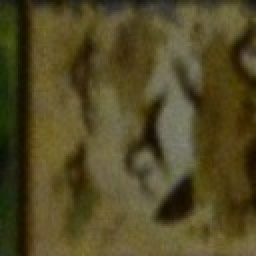
#> input picture KD_Data_Easy/board_10/tile_1_2.jpg, 128 x 128 px, found by its file name (shown 2 times larger)
$ python main.py
#> lines starting #> are read from the running program, lines starting #| are printed output that depends on the picture
### feature_extraction.py
import csv
import os

import cv2 as cv
import matplotlib.pyplot as plt
import numpy as np


# [141 lines left out: functions extrac_hsv_histogram, process_all_tiles, not called in this run]


def draw_histogram(ax, hist, colors, title, labels):
    """
    Tegner et histogram med markering af den højeste søjle!
    """

    # Tegn alle søjler

    ax.bar(range(len(hist)), hist, color=colors, edgecolor="white", linewidth=0.5)
    ax.set_title(title)
    ax.set_xticks(range(len(hist)))
    ax.set_xticklabels(labels, fontsize=7)
    ax.set_ylabel("Normaliseret frekvens")

    # Find og marker den højeste søjle med fed kant og værdi

    max_idx = np.argmax(hist)
    ax.bar(
        max_idx, hist[max_idx], color=colors[max_idx], edgecolor="black", linewidth=1.5
    )
    ax.text(
        max_idx,
        hist[max_idx] + 0.02,
        f"{hist[max_idx]:.2f}",
        ha="center",
        fontsize=9,
        fontweight="bold",
    )


def visualize_tile_and_histogram(tile_path):
    """
    Viser tile-billedet og dets HSV-histogram side om side
    for at se sammenhængen mellem billede og Histogram.
    """
#> called with tile_path = 'KD_tiles/board_53/tile_1_2.jpg'

    # Indlæs billedet fra stien

    tile = cv.imread(tile_path)
#> tile is the input picture: shape (128, 128, 3); mean B, G, R 37, 73.1, 81.9
    if tile is None:
        print("Can not read:", tile_path)
        return

    hsv = cv.cvtColor(tile, cv.COLOR_BGR2HSV)
#> hsv: shape (128, 128, 3); mean H, S, V 24.7, 151.8, 82.6

    tile_rgb = cv.cvtColor(tile, cv.COLOR_BGR2RGB)

    # Beregn og normaliser histogrammerne

    h_hist = cv.normalize(cv.calcHist([hsv], [0], None, [10], [0, 179]), None).flatten()
#> h_hist = [0.0122, 0.999, 0.0499, 0.00013, 0, 0, 0, 0, 0, 0]
    s_hist = cv.normalize(cv.calcHist([hsv], [1], None, [5], [0, 256]), None).flatten()
#> s_hist = [0.0518, 0.283, 0.704, 0.553, 0.339]
    v_hist = cv.normalize(cv.calcHist([hsv], [2], None, [5], [0, 256]), None).flatten()
#> v_hist = [0.243, 0.842, 0.481, 0, 0]

    hue_colors = [
        "#FF4444",
        "#FF8800",
        "#AACC00",
        "#44BB00",
        "#00AA88",
        "#0088FF",
        "#4444FF",
        "#8800FF",
        "#CC0088",
        "#FF4444",
    ]
    sat_colors = ["#BBBBBB", "#8899BB", "#4477BB", "#1144AA", "#001188"]
    val_colors = ["#111111", "#555555", "#999999", "#CCCCCC", "#FFFFFF"]

    # Labels til x-akserne

    hue_labels = [
        "rød",
        "org",
        "gul\ngrøn",
        "grøn",
        "cyan",
        "blå",
        "mørk\nblå",
        "lilla",
        "pink",
        "rød",
    ]
    sat_labels = ["grå\nmat", "lav", "middel", "høj", "stærk\nfarve"]
    val_labels = ["meget\nmørk", "mørk", "middel", "lys", "meget\nlys"]

    # Lav et vindue med 4 plots side om side 1 tile-billede + 3 histogrammer
    fig, axes = plt.subplots(1, 4, figsize=(16, 4))

    # Sæt filnavnet som titel øverst på vinduet
    fig.suptitle(os.path.basename(tile_path), fontsize=13)

    # Vis selve tile-billedet som første plot

    axes[0].imshow(tile_rgb)
    axes[0].set_title("Tile")
    axes[0].axis("off")

    # Tegn de tre histogrammer med hjælpefunktionen

    draw_histogram(axes[1], h_hist, hue_colors, "Hue",hue_labels)
#> in draw_histogram, `max_idx = np.argmax(hist)`: max_idx = 1
    draw_histogram(axes[2], s_hist, sat_colors, "Saturation", sat_labels)
    draw_histogram(axes[3], v_hist, val_colors, "Value", val_labels)

    plt.tight_layout()
    plt.show()
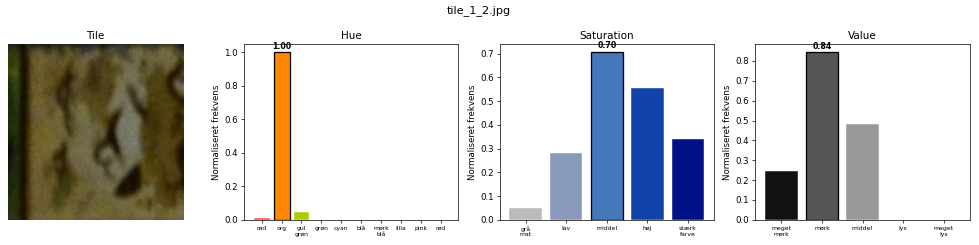
#> figure drawn by matplotlib, 4 panels; panel 2: tallest bar 0.999 high, from x = 0.6 to 1.4; panel 3: tallest bar 0.704 high, from x = 1.6 to 2.4; panel 4: tallest bar 0.842 high, from x = 0.6 to 1.4
#> call 2 of visualize_tile_and_histogram, with tile_path = 'KD_tiles/board_29/tile_4_3.jpg'
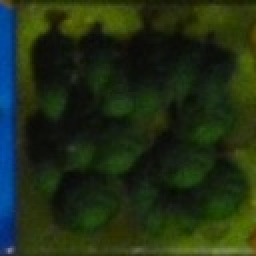
#> input picture KD_Data_Easy/board_3/tile_4_3.jpg, 128 x 128 px, found by its file name (shown 2 times larger)
#> in visualize_tile_and_histogram, tile is the input picture: shape (128, 128, 3); mean B, G, R 21.6, 45.7, 31.3
#> in visualize_tile_and_histogram (call 2), `hsv = cv.cvtColor(tile, cv.COLOR_BGR2HSV)`: hsv: shape (128, 128, 3); mean H, S, V 48.4, 164, 50
#> in visualize_tile_and_histogram (call 2), `h_hist = cv.normalize(cv.calcHist([hsv], [0], None, [10], [0, 179]), N..`: h_hist = [0.00146, 0.188, 0.968, 0.141, 0.0129, 0.0822, 0.0161, 0, 0, 0.000517]
#> in visualize_tile_and_histogram (call 2), `s_hist = cv.normalize(cv.calcHist([hsv], [1], None, [5], [0, 256]), No..`: s_hist = [0.0395, 0.296, 0.464, 0.646, 0.527]
#> in visualize_tile_and_histogram (call 2), `v_hist = cv.normalize(cv.calcHist([hsv], [2], None, [5], [0, 256]), No..`: v_hist = [0.897, 0.437, 0.0632, 0.0316, 0]
#> in visualize_tile_and_histogram (call 2), `plt.show()`:
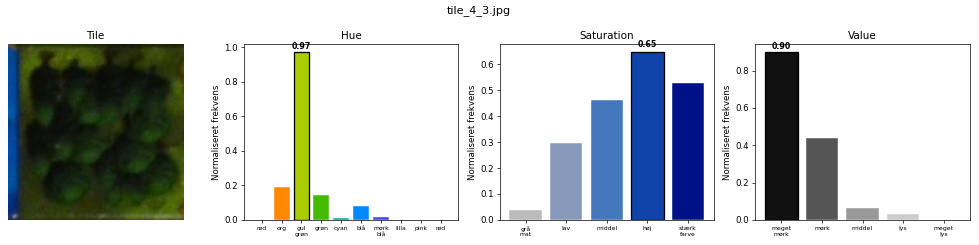
#> figure drawn by matplotlib, 4 panels; panel 2: tallest bar 0.968 high, from x = 1.6 to 2.4; panel 3: tallest bar 0.646 high, from x = 2.6 to 3.4; panel 4: tallest bar 0.897 high, from x = -0.4 to 0.4

### svm_final_test.py
import pandas as pd
from sklearn.svm import SVC
from sklearn.metrics import classification_report, confusion_matrix, accuracy_score
from sklearn.preprocessing import StandardScaler
import matplotlib.pyplot as plt
from sklearn.metrics import ConfusionMatrixDisplay
# -------------------------
# 1. Define test boards
# -------------------------
TEST_BOARDS = {
    "board_1","board_5","board_19","board_23",
    "board_25","board_29","board_35","board_39",
    "board_49","board_53","board_67","board_70"
}

def test_svm_classifier(feature_csv="predictions_per_tile.csv"):

    # -------------------------
    # 2. Load data
    # -------------------------
#> called with feature_csv = 'predictions_per_tile.csv'
    df = pd.read_csv(feature_csv)
#> (reads predictions_per_tile.csv from the repository)

    # -------------------------
    # 3. Split data
    # -------------------------
    train_df = df[~df["board_name"].isin(TEST_BOARDS)]
    test_df  = df[df["board_name"].isin(TEST_BOARDS)]

    # -------------------------
    # 4. Features / labels
    # -------------------------
    X_train = train_df.drop(columns=["board_name","tile_file","label","crowns"])
    y_train = train_df["label"]

    X_test = test_df.drop(columns=["board_name","tile_file","label","crowns"])
    y_test = test_df["label"]

    # -------------------------
    # 5. Scaling
    # -------------------------
    scaler = StandardScaler()
    X_train = scaler.fit_transform(X_train)
    X_test  = scaler.transform(X_test)

    # -------------------------
    # 6. Train final model
    # (med dine bedste parametre)
    # -------------------------
    model = SVC(kernel="rbf", C=10, gamma="scale")
    model.fit(X_train, y_train)

    # -------------------------
    # 7. Predict
    # -------------------------
    y_pred = model.predict(X_test)

    # -------------------------
    # 8. Evaluation
    # -------------------------
    print("\n=== Test Accuracy ===")
    print(accuracy_score(y_test, y_pred))

    print("\n=== Classification Report ===")
    print(classification_report(y_test, y_pred))

    cm = confusion_matrix(y_test, y_pred)

    # -------------------------
    # 9. Plot confusion matrix
    # -------------------------

    labels = sorted(y_test.unique())  # dine terrain classes

    disp = ConfusionMatrixDisplay(confusion_matrix=cm, display_labels=labels)
    disp.plot(xticks_rotation=45)

    plt.title("Confusion Matrix - Final Test Set")
    plt.show()
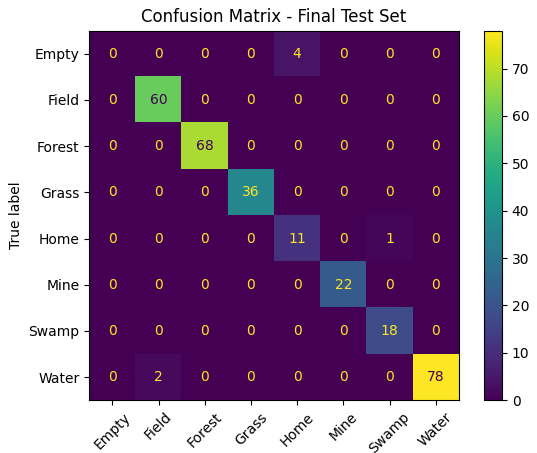
#> figure drawn by matplotlib, 2 panels

### create_crown_detection_results.py
"""
Modul: Kronedetektion ved hjælp af Template Matching og Hyperparameter Tuning.

Dette modul tæller kongekroner på en tile vha. HSV-templates.
Inkluderer 5-Fold Cross-Validation for at optimere tærskelværdi (threshold) og overlap i NMS.
"""

import os
from pathlib import Path

import cv2
import numpy as np
import pandas as pd

from create_templates import apply_nms

# Definer de spilleplader, der sorteres fra til test-sættet (Hold-out sæt)
TEST_BOARDS = {
    "board_1", "board_19", "board_23", "board_25", "board_29",
    "board_35", "board_39", "board_49", "board_53", "board_67", "board_67",
    "board_70",
}

# Opdel efter de 5 Fold-grupperinger til Cross-Validation
FOLD_MAPPING = {
    "board_4": 0,
    "board_8": 0,
    "board_20": 0,
    "board_24": 0,
    "board_34": 0,
    "board_38": 0,
    "board_42": 0,
    "board_46": 0,
    "board_48": 0,
    "board_52": 0,
    "board_65": 0,
    "board_72": 0,
    "board_2": 1,
    "board_6": 1,
    "board_18": 1,
    "board_22": 1,
    "board_28": 1,
    "board_32": 1,
    "board_36": 1,
    "board_40": 1,
    "board_51": 1,
    "board_55": 1,
    "board_58": 1,
    "board_62": 1,
    "board_10": 2,
    "board_14": 2,
    "board_11": 2,
    "board_15": 2,
    "board_26": 2,
    "board_30": 2,
    "board_41": 2,
    "board_44": 2,
    "board_57": 2,
    "board_61": 2,
    "board_64": 2,
    "board_68": 2,
    "board_3": 3,
    "board_7": 3,
    "board_17": 3,
    "board_21": 3,
    "board_27": 3,
    "board_31": 3,
    "board_43": 3,
    "board_47": 3,
    "board_50": 3,
    "board_54": 3,
    "board_59": 3,
    "board_63": 3,
    "board_9": 4,
    "board_13": 4,
    "board_12": 4,
    "board_16": 4,
    "board_33": 4,
    "board_37": 4,
    "board_45": 4,
    "board_56": 4,
    "board_60": 4,
    "board_66": 4,
    "board_69": 4,
}


class CrownDetector:
    """
    Klassificerer og tæller kroner for en enkelt tile vha. lokalt gemte numpy (.npy) templates.
    """

    # [56 lines left out: functions __init__, detect, not called in this run]


def run_template_matching():
    print("--- Hyperparameter Tuning: 5-Fold CV for CrownDetector ---")

    # Læs tile-niveau GT kroner (facit) for hver brik
    gt_crowns_df = pd.read_csv("predictions_per_tile.csv", sep=",")
    gt_crowns_dict = {
        (row["board_name"], row["tile_file"].replace(".jpg", "")): int(row["crowns"])
        for _, row in gt_crowns_df.iterrows()
    }

    # Beregn det totale antal kroner for hvert board fra tile-data
    gt_dict = gt_crowns_df.groupby("board_name")["crowns"].sum().to_dict()

    tiles_dir = Path("KD_tiles")
    if not tiles_dir.exists():
        print(f"Mappe '{tiles_dir}' ikke fundet.")
#> (the run stopped early here; a loop or call above may not have finished)
